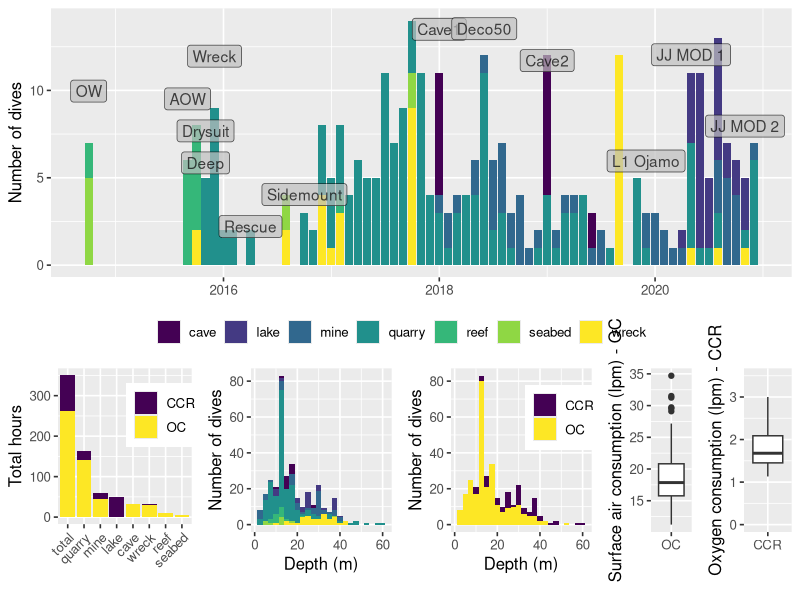

Here is the R script that generated this plot:
library(ggplot2)
library(viridis)
library(dplyr)
library(tidyr)
library(gridExtra)
library(ggrepel)


setwd('~/hj_barton/dive_data')

th <- theme_grey(base_size = 12)

dive_dat <- read.csv('dives.csv')
dive_dat <- separate(dive_dat, date, c('day', 'month', 'year'), sep='_', remove=FALSE)
dive_dat <- separate(dive_dat, duration, c('hours', 'minutes'), sep=':', remove=FALSE)
dive_dat$config = ifelse(dive_dat$equipment=='JJ CCR', 'CCR', 'OC')

# get hours numeric column
dive_dat$dec_hours = as.numeric(dive_dat$hours) + (as.numeric(dive_dat$minutes)/60)

# calc rmv and sac
dive_dat$rmv = ((dive_dat$start_pres - dive_dat$end_pres) * dive_dat$volume)/ (dive_dat$dec_hours * 60)
dive_dat$sac = dive_dat$rmv / ((dive_dat$avg_depth / 10) + 1)

#dive_dat$year_month <- paste(dive_dat$year, dive_dat$month, sep='_')
dive_dat$year_month <- 2000 + as.numeric(dive_dat$year) + (as.numeric(dive_dat$month)/12)

hist_dat <- summarise(group_by(dive_dat, year_month, environment), num_dives=length(duration))
course_data <- distinct(subset(dive_dat, course!='' & course!='DM', select=c('year_month', 'course', 'environment')),
                        course, .keep_all =T )
total_dives_per_col <- summarise(group_by(dive_dat, year_month), num_dives=length(duration))

course_data <- dplyr::left_join(course_data, total_dives_per_col)

# dive history by type
hist <- ggplot(hist_dat, aes(x=year_month, y=num_dives, fill=environment))+
    geom_bar(stat='identity') +
    geom_label_repel(data=course_data, aes(x=year_month, y=num_dives+2, label=course),
                     fill='grey', direction='y', segment.color=NA, alpha=0.7) +
    scale_fill_viridis(discrete=T) + th +
    theme(legend.title=element_blank(),
        legend.position = "bottom",
        legend.margin = margin(t = -4, r = 0, b = 2, l = -10, unit = "mm")) +
    xlab('') + ylab('Number of dives') +
    guides(fill = guide_legend(nrow = 1))

# RMV
rmv <- ggplot(subset(dive_dat, config=='CCR'), aes(x=config, y=rmv)) +
  geom_boxplot() + labs(x='\n', y='Oxygen consumption (lpm) - CCR') +th +
  ylim(0, 3.5)

# depth dist
depths <- ggplot(dive_dat, aes(x=max_depth, fill=config)) +
  geom_histogram(binwidth=2.5) +
  scale_fill_viridis(discrete = T) +th +
  labs(x='Depth (m)\n', y='Number of dives') +
  theme(legend.title = element_blank(), legend.position = c(0.8, 0.7))

depths_env <- ggplot(dive_dat, aes(x=max_depth, fill=environment)) +
  geom_histogram(binwidth=2.5) +
  scale_fill_viridis(discrete = T) +th +
  labs(x='Depth (m)\n', y='Number of dives') +
  theme(legend.title = element_blank(), legend.position = 'none')

# hours summary
total_dat <- subset(dive_dat, select = c('environment', 'dec_hours', 'config'))
total_hrs <- summarise(group_by(total_dat, config), dec_hours=sum(dec_hours))
total_hrs$environment = 'total'

total_dat <- dplyr::full_join(total_dat, total_hrs)
total_dat$environment <- factor(total_dat$environment,
                                levels=c('total', 'quarry', 'mine', 'lake', 'cave', 'wreck', 'reef', 'seabed'))

hours_env_config <- ggplot(total_dat, aes(x=environment, y=dec_hours, fill=config)) +
  geom_bar(stat='identity') +
  scale_fill_viridis(discrete = T) +th +
  labs(x='', y='Total hours')+
  theme(legend.title = element_blank(), legend.position = c(0.8, 0.7), axis.text.x = element_text(angle=45, hjust=1))


sac <- ggplot(subset(dive_dat, config!='CCR'), aes(x=config, y=sac)) +
  geom_boxplot() + th + labs(x='\n', y='Surface air consumption (lpm) - OC')

png('dive_summaries.png', width=12, height=6.5, res=320, units='in')

layout <- rbind(c(1,1,1,1,1,1,1,1),
                c(1,1,1,1,1,1,1,1),
                c(1,1,1,1,1,1,1,1),
                c(2,2,3,3,4,4,5,6),
                c(2,2,3,3,4,4,5,6))

grid.arrange(hist, hours_env_config, depths_env, depths, sac, rmv, layout_matrix=layout)

dev.off()